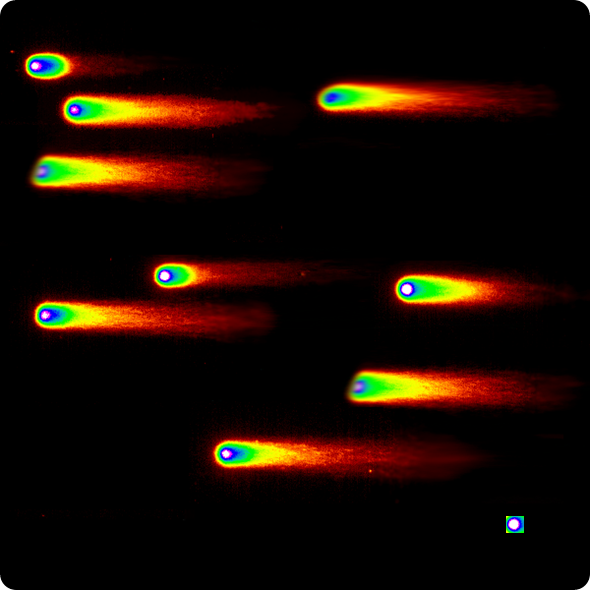
%> input picture data.png, 590 x 590 px
$ octave mat9.m   (GNU Octave 9; MATLAB toolbox functions it lacks are replaced by stand-ins)
%> lines starting %> are read from the running program, lines starting %| are printed output that depends on the picture; in (x1, y1, x2, y2) boxes, pixels count from 0 and x2, y2 are one past the last pixel; in counts of white or black regions, pixels touching at a corner belong together; the program's own positions count from 1
%% Load (rgb)image by user
[fname,path] = uigetfile('.bmp', 'Select an image');
%> the answer given: data.png
fname = strcat(path,fname);
[data,map] = imread(fname);
%> data is the input picture: size 590x590x3 uint8; mean R, G, B 24.4, 10.9, 2
%> map = []

figure, imshow(data), title('Original image');

%% Looking for some info about the image
infodata = imfinfo(fname);
switch infodata.ColorType
    case 'indexed'
        rgbImage = ind2rgb(data,map);
        rgbImage = uint8(255 * rgbImage);
        grayImage = rgb2gray(rgbImage);
    case 'truecolor'
        rgbImage = data;
        grayImage = rgb2gray(rgbImage);
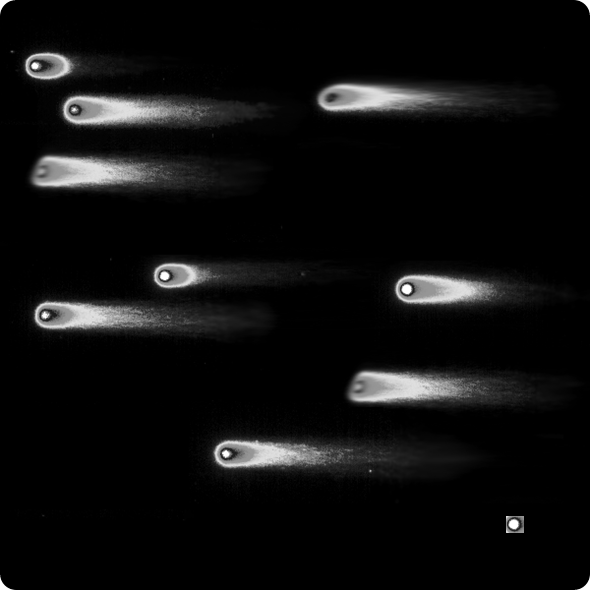
%> grayImage: size 590x590 uint8; min 0, max 255, mean 13.9
    case 'grayscale'
        grayImage = data;
end

%% Use a median filter to filter out noise
grayImage = medfilt2(grayImage, [3 3]);
figure, imshow(grayImage), title('Grayscale image');

%% Convert the resulting grayscale image into a binary image:
% - Method: adaptive -> method used to binarize image
% - ForegroundPolarity: bright -> indicate that the foreground is brighter
%   than background
% - Sensivity: 0.1 -> Sensitivity factor for adaptive thresholding
%   specified as a value in the range [0 1].
%   A high sensitivity value leads to thresholding more pixels as foreground,
%   at the risk of including some background pixels.
bwImage = imbinarize(grayImage, 'adaptive', 'ForegroundPolarity', 'bright', 'Sensitivity', 0.1);
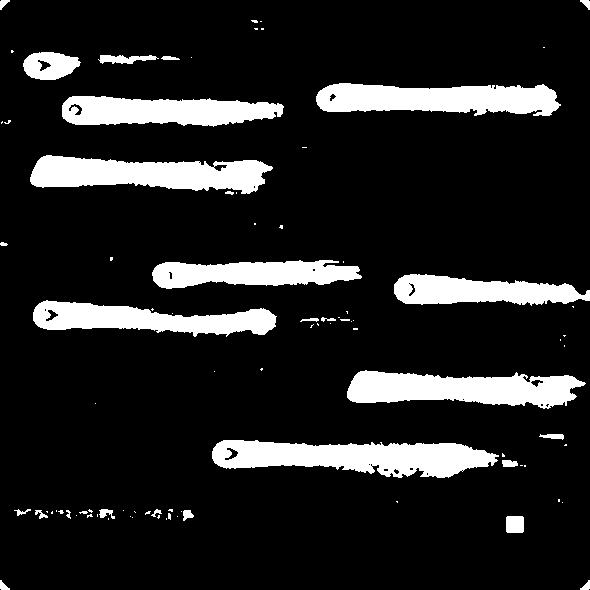
%> bwImage: size 590x590 logical; 13.6% white; 89 white regions (61 under 20 px), largest, box (x1, y1, x2, y2) and area: (212, 440, 499, 478) 7174, (30, 155, 273, 194) 6191, (347, 370, 586, 409) 6123

% Remove objects smaller than 500px and greather 5000px
bwImage = xor(bwareaopen(bwImage,400), bwareaopen(bwImage,5000));
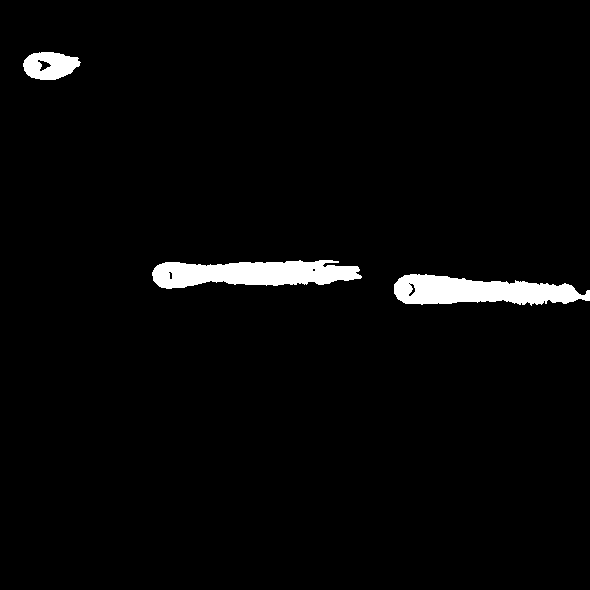
%> bwImage: size 590x590 logical; 2.8% white; 3 white regions, box (x1, y1, x2, y2) and area: (152, 260, 362, 289) 4312, (394, 274, 590, 306) 4162, (23, 52, 81, 80) 1162
figure, imshow(bwImage), title('Binary image');

ans1 = 'Yes';
%> (the run ends here)
